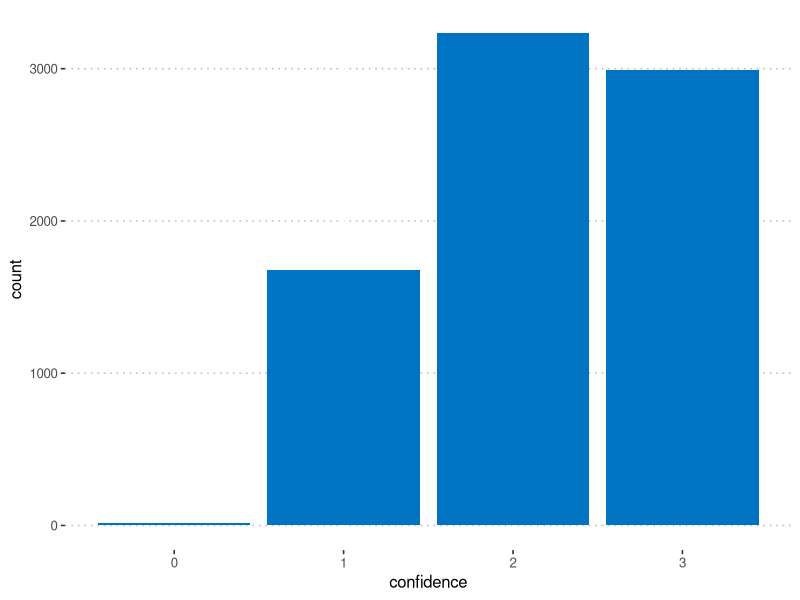

Generate this figure with R:
# Use this script for the Exp 2a Tseltal Dataset
library(dplyr)
library(tidyr)
library(ggpubr)
library(ggplot2)
library(lme4)
library(lmerTest)
theme_set(theme_pubr())

# call in the data
all.data.raw=read.csv(file = 'clean_data/Exp2a_Tseltal_clean.csv',header=T)
all.data<-subset(all.data.raw, rater_label != 'junk')

# sets variables as factors
all.data$recording<-factor(all.data$recording)
all.data$participant<-factor(all.data$participant)
all.data$nat_inf_label<-factor(all.data$nat_inf_label)
all.data$rater_label<-factor(all.data$rater_label)

# Label accuracy
all.data$accuracy[all.data$rater_label=="ads" &
                    all.data$nat_inf_label=="A"] <- 1
all.data$accuracy[all.data$rater_label=="cds" &
                    all.data$nat_inf_label=="T"] <- 1
all.data$accuracy[all.data$rater_label=="cds" &
                    all.data$nat_inf_label=="C"] <- 1
all.data$accuracy[all.data$rater_label=="cds" &
                    all.data$nat_inf_label=="A"] <- 0
all.data$accuracy[all.data$rater_label=="ads" &
                    all.data$nat_inf_label=="T"] <- 0
all.data$accuracy[all.data$rater_label=="ads" &
                    all.data$nat_inf_label=="C"] <- 0

# removes the 2 cases mmissing a response
all.data <- all.data %>% drop_na() 

# sanity check
acc.count.num <- all.data %>%
  group_by(accuracy) %>%
  summarise(counts = n())
acc.count.num

# collapse C and T in Native Informer label
all.data$nat_inf_label_TisC[all.data$nat_inf_label=="A"] <- "A"
all.data$nat_inf_label_TisC[all.data$nat_inf_label=="C"] <- "C"
all.data$nat_inf_label_TisC[all.data$nat_inf_label=="T"] <- "C"
all.data$nat_inf_label_TisC <- factor(all.data$nat_inf_label_TisC)

# confidence variable 
con.count<-ggplot(all.data, aes(confidence)) +
  geom_bar(fill = "#0073C2FF") +
  theme_pubclean()
con.count

con.count.num <- all.data %>%
  group_by(confidence) %>%
  summarise(counts = n())
con.count.num

############demographics and analyses
# Accuracy means by group
mean(all.data$accuracy)

# C and T are collapsed 
acc.means.TisC<-all.data %>%
  group_by(nat_inf_label_TisC) %>%
  summarise_at(vars(accuracy), list(name = mean))
acc.means.TisC

con.means<-all.data %>%
  group_by(nat_inf_label_TisC) %>%
  summarise_at(vars(confidence), list(name = mean))
con.means

# Breaks out C and T
acc.means<-all.data %>%
  group_by(nat_inf_label) %>%
  summarise_at(vars(accuracy), list(name = mean))
acc.means

con.means<-all.data %>%
  group_by(nat_inf_label) %>%
  summarise_at(vars(confidence), list(name = mean))
con.means

###accuracy model T is C
accuracy.TisC.model<-glmer(accuracy~1+nat_inf_label_TisC+
                             confidence +
                        (1|participant)+(1|recording),
                      data = all.data,
                      family = binomial (link = 'logit'))

summary(accuracy.TisC.model)

###accuracy model T & C separated
accuracy.model<-glmer(accuracy~1+nat_inf_label+
                        confidence +
                        (1|participant)+(1|recording),
                      data = all.data,
                      family = binomial (link = 'logit'))

summary(accuracy.model)
